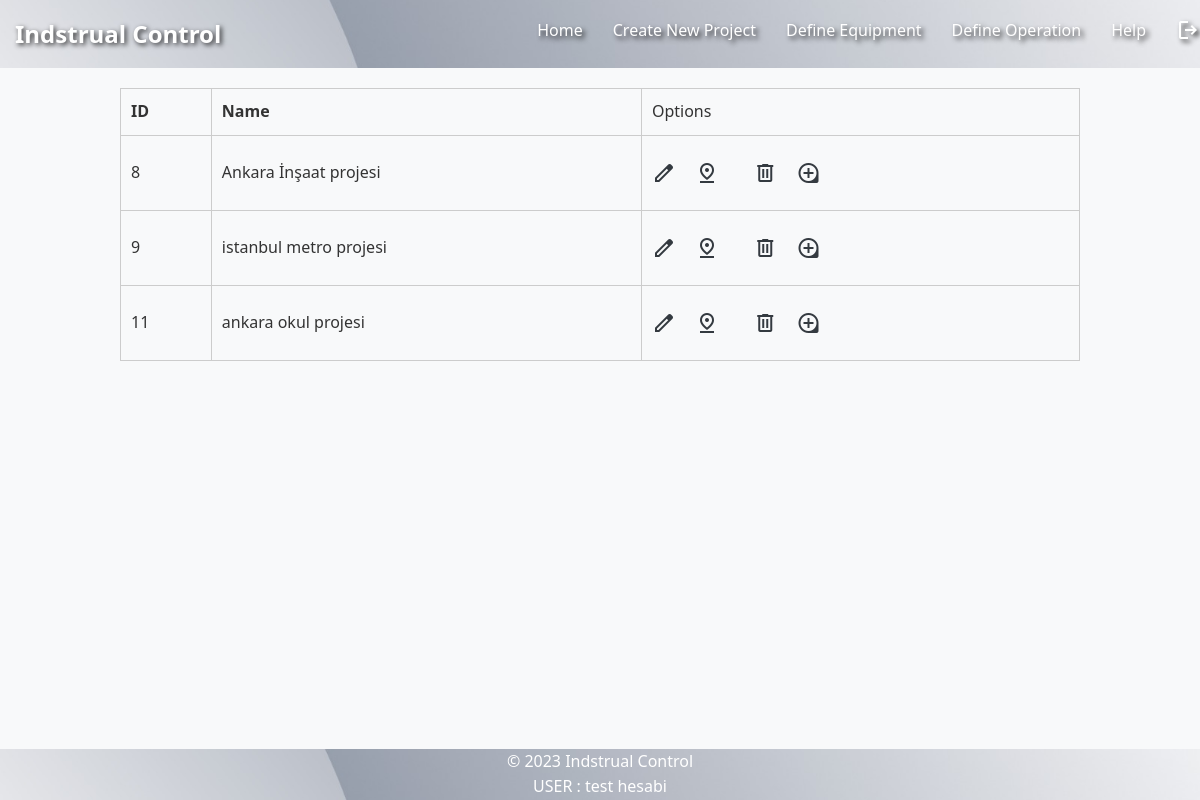
The page /index.php (signed in) on the database its author committed.
### tables this page shows
CREATE TABLE `operations` (
  `operation_id` int(11) NOT NULL,
  `operation_name` varchar(50) DEFAULT NULL,
  `operation_owner` int(11) DEFAULT NULL,
  `address` varchar(255) DEFAULT NULL
);

CREATE TABLE `user` (
  `id` int(11) NOT NULL,
  `name` varchar(50) DEFAULT NULL,
  `email` varchar(50) DEFAULT NULL,
  `password_hash` varchar(255) DEFAULT NULL
);

### index.php (the view, shortened to what this page needs)
<?php
if(isset($_SESSION["user_id"])){
    $mysqli = require __DIR__ . "/database.php";
    $sql = "SELECT * FROM user WHERE id = {$_SESSION["user_id"]}";
    $result = $mysqli->query($sql);
    $user = $result->fetch_assoc();
}
$tableresult = mysqli_query($mysqli, "SELECT * FROM `operations`WHERE operation_owner = {$_SESSION["user_id"]}");
?>
<!DOCTYPE html>
<html lang="en">
<head>
    <link rel="stylesheet" type="text/css" href="global.css">
</head>
<body>
<nav class="navbar">
    <div class="logo">
        <h1>Indstrual Control</h1>
    </div>
    <div class="navbar-links">
        <a href="index.php">Home</a>
        <a href="create_project_page.php?user_id=<?php echo $_SESSION["user_id"]; ?>">Create New Project</a>
        <a href="create_equipment_page.php?user_id=<?php echo $_SESSION["user_id"]; ?>">Define Equipment</a>
        <a href="create_operations_page.php?user_id=<?php echo $_SESSION["user_id"]; ?>">Define Operation</a>
        <a href="help.php">Help</a>
        <a href="logout.php"><span class="material-symbols-outlined">logout</span></a>
    </div>
</nav>
    <?php if (isset($user)): ?>
        <table>
            <thead>
                <tr>
                    <th>ID</th>
                    <th>Name</th>
                    <td>Options</td>
                </tr>
            </thead>
            <tbody>
                <?php
                if(!$tableresult){
                    die("something went wrong" . mysqli_error());
                } else {
                    while($row = mysqli_fetch_assoc($tableresult)){
                        ?>
                        <tr>
                            <td><?php echo $row['operation_id']; ?></td>
                            <td><?php echo $row['operation_name']; ?></td>
                            <td>
                                <a href="edit_operations.php?id=<?php echo $row['operation_id']; ?>" class="material-symbols-outlined">edit</a>
                                <a href="http://maps.google.com/maps?q=<?php echo urlencode($row['address']); ?>" target="_blank"><span class="material-symbols-outlined">pin_drop</span></a>
                                <a href="delete_operation.php?operation_id=<?php echo $row["operation_id"]; ?>&user_id=<?php echo $_SESSION["user_id"]; ?>"><span class="material-symbols-outlined">delete</span></a>
                                <a href="operation_details.php?id=<?php echo $row['operation_id']; ?>" class="material-symbols-outlined">loupe</a>
                            </td>
                        </tr>
                        <?php
                    }
                }
                ?>
            </tbody>
        </table>
    <?php else: ?>
        <p><a href="login.php">to log in</a> or <a href="signup.htm">to sign up</a></p>
    <?php endif; ?>
    <div class="footer">
        <p>&copy; 2023 Indstrual Control</p>
        <div class="footer-links">
            <p>USER : <?= $user["name"] ?></p>
        </div>
    </div>
</body>
</html>

### global.css (style rules this page uses)
body { font-family: 'Segoe UI', Tahoma, Geneva, Verdana, sans-serif; background-color: #f8f9fa; margin: 0; padding: 0; color: #333; line-height: 1.6; display: flex; flex-direction: column; min-height: 100vh; }
h1 { color: #343a40; margin-bottom: 20px; }
a { color: blue; }
p { margin-bottom: 20px; color: #555; }
a { color: #343a40; text-decoration: none; }
.navbar { background-color: #343a40; padding: 15px; display: flex; justify-content: space-between; align-items: center; background: url("./assets/main-background.jpg") center center no-repeat; width: 100%; height: auto; background-size: cover; }
.logo h1 { color: white; margin: 0; text-shadow: 2px 2px 5px rgba(0, 0, 0, 0.8); }
.navbar-links { display: flex; }
.navbar-links a { color: #fff; text-shadow: 3px 3px 5px rgba(0, 0, 0, 0.8); text-decoration: none; margin: 0 15px; transition: color 0.3s ease; }
.footer { margin-top: auto; background-color: #343a40; color: #fff; text-align: center; background: url("./assets/main-background.jpg") center center no-repeat; width: 100%; height: auto; background-size: cover; }
.footer p { color: #fff; text-decoration: none; margin: 0 10px; transition: color 0.3s ease; }
table { width: 80%; margin: 0 auto; border-collapse: collapse; margin-top: 20px; }
table, th, td { border: 1px solid #ccc; }
th, td { border: 1px solid #ccc; padding: 10px; text-align: left; }
td span { margin: 15px; }

### rows shown on the page
operations: operation_id "8", operation_name "Ankara İnşaat projesi"
operations: operation_id "9", operation_name "istanbul metro projesi"
operations: operation_id "11", operation_name "ankara okul projesi"
user: name "test hesabi"
